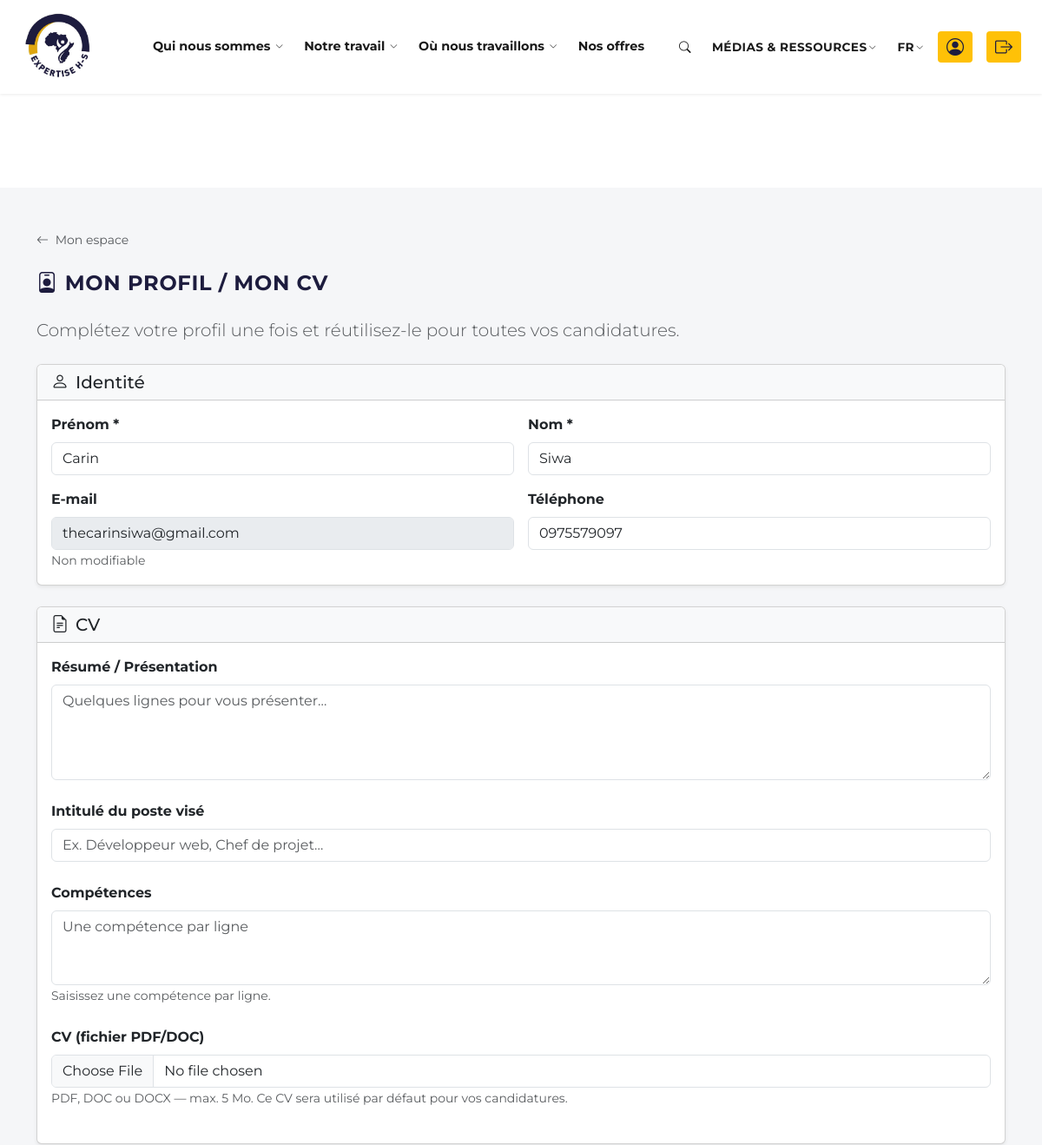
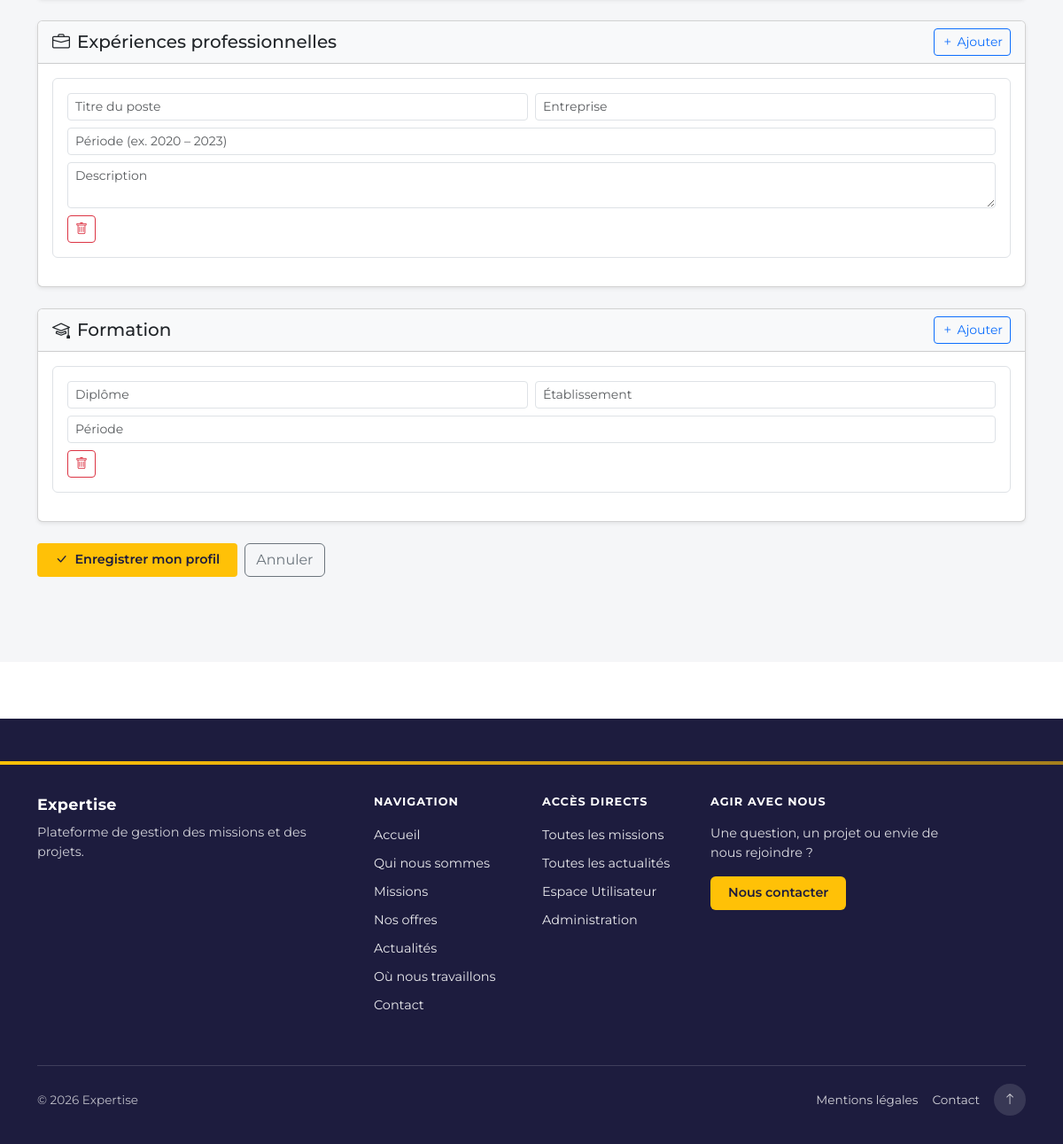
Page /client/profile.php (signed in) on the committed database (2 pictures, top to bottom).
### tables this page shows
CREATE TABLE `user` (
  `id` int UNSIGNED NOT NULL,
  `organisation_id` int UNSIGNED DEFAULT NULL,
  `email` varchar(255) NOT NULL,
  `password_hash` varchar(255) DEFAULT NULL,
  `first_name` varchar(100) NOT NULL,
  `last_name` varchar(100) NOT NULL,
  `phone` varchar(50) DEFAULT NULL,
  `avatar_url` varchar(500) DEFAULT NULL,
  `is_active` tinyint(1) NOT NULL DEFAULT '1',
  `email_verified_at` timestamp NULL DEFAULT NULL,
  `last_login_at` timestamp NULL DEFAULT NULL,
  `created_at` timestamp NULL DEFAULT CURRENT_TIMESTAMP,
  `updated_at` timestamp NULL DEFAULT CURRENT_TIMESTAMP ON UPDATE CURRENT_TIMESTAMP
);

### client/profile.php (the view, shortened to what this page needs)
<?php
require_once __DIR__ . '/inc/db.php';
$clientId = (int) ($_SESSION['client_id'] ?? 0);
$user = null;
$profile = null;
if ($pdo) {
    $stmt = $pdo->prepare("SELECT id, first_name, last_name, email, phone FROM user WHERE id = ?");
    $stmt->execute([$clientId]);
    $user = $stmt->fetch(PDO::FETCH_OBJ);
    $stmt = $pdo->prepare("SELECT id, user_id, bio, job_title, skills FROM profile WHERE user_id = ?");
    $stmt->execute([$clientId]);
    $profile = $stmt->fetch(PDO::FETCH_OBJ);
    if (!$profile && $pdo) {
        $profile = (object)[
            'id' => null,
            'user_id' => $clientId,
            'bio' => '',
            'job_title' => '',
            'skills' => null,
            'cv_path' => null,
            'experience' => null,
            'education' => null,
        ];
    }
}
$experiences_data = [];
$educations_data = [];
if (empty($experiences_data)) $experiences_data = [['titre' => '', 'entreprise' => '', 'periode' => '', 'description' => '']];
if (empty($educations_data)) $educations_data = [['diplome' => '', 'etablissement' => '', 'periode' => '']];
$skills_text = '';
require __DIR__ . '/../inc/head.php';
require __DIR__ . '/../inc/header.php';
?>
    <section class="client-dashboard py-5">
        <div class="container">
            <nav aria-label="Fil d'Ariane" class="mb-4">
                <a href="<?= htmlspecialchars($baseUrl) ?>client/" class="text-muted text-decoration-none small"><i class="bi bi-arrow-left me-1"></i> Mon espace</a>
            </nav>
            <h1 class="section-heading mb-4"><i class="bi bi-person-badge me-2"></i>Mon profil / Mon CV</h1>
            <p class="lead text-muted mb-4">Complétez votre profil une fois et réutilisez-le pour toutes vos candidatures.</p>
            <form method="POST" action="" enctype="multipart/form-data" class="mb-5">
                <div class="card shadow-sm mb-4">
                    <div class="card-header bg-light">
                        <h5 class="mb-0"><i class="bi bi-person me-2"></i>Identité</h5>
                    </div>
                    <div class="card-body">
                        <div class="row g-3">
                            <div class="col-md-6">
                                <label class="form-label fw-bold">Prénom *</label>
                                <input type="text" name="first_name" class="form-control" value="<?= htmlspecialchars($user->first_name ?? '') ?>" required>
                            </div>
                            <div class="col-md-6">
                                <label class="form-label fw-bold">Nom *</label>
                                <input type="text" name="last_name" class="form-control" value="<?= htmlspecialchars($user->last_name ?? '') ?>" required>
                            </div>
                            <div class="col-md-6">
                                <label class="form-label fw-bold">E-mail</label>
                                <input type="email" class="form-control" value="<?= htmlspecialchars($user->email ?? '') ?>" readonly disabled>
                                <small class="text-muted">Non modifiable</small>
                            </div>
                            <div class="col-md-6">
                                <label class="form-label fw-bold">Téléphone</label>
                                <input type="text" name="phone" class="form-control" value="<?= htmlspecialchars($user->phone ?? '') ?>" placeholder="+33 6 12 34 56 78">
                            </div>
                        </div>
                    </div>
                </div>
                <div class="card shadow-sm mb-4">
                    <div class="card-header bg-light">
                        <h5 class="mb-0"><i class="bi bi-file-earmark-text me-2"></i>CV</h5>
                    </div>
                    <div class="card-body">
                        <div class="mb-4">
                            <label class="form-label fw-bold">Résumé / Présentation</label>
                            <textarea name="bio" class="form-control" rows="4" placeholder="Quelques lignes pour vous présenter…"><?= htmlspecialchars($profile->bio ?? '') ?></textarea>
                        </div>
                        <div class="mb-4">
                            <label class="form-label fw-bold">Intitulé du poste visé</label>
                            <input type="text" name="job_title" class="form-control" value="<?= htmlspecialchars($profile->job_title ?? '') ?>" placeholder="Ex. Développeur web, Chef de projet…">
                        </div>
                        <div class="mb-4">
                            <label class="form-label fw-bold">Compétences</label>
                            <textarea name="skills" class="form-control" rows="3" placeholder="Une compétence par ligne"><?= htmlspecialchars($skills_text) ?></textarea>
                            <small class="text-muted">Saisissez une compétence par ligne.</small>
                        </div>
                        <div class="mb-4">
                            <label class="form-label fw-bold">CV (fichier PDF/DOC)</label>
                            <input type="file" name="cv" class="form-control" accept=".pdf,.doc,.docx">
                            <small class="text-muted">PDF, DOC ou DOCX — max. 5 Mo. Ce CV sera utilisé par défaut pour vos candidatures.</small>
                        </div>
                    </div>
                </div>
                <div class="card shadow-sm mb-4">
                    <div class="card-header bg-light d-flex justify-content-between align-items-center">
                        <h5 class="mb-0"><i class="bi bi-briefcase me-2"></i>Expériences professionnelles</h5>
                        <button type="button" class="btn btn-sm btn-outline-primary" id="addExperience"><i class="bi bi-plus"></i> Ajouter</button>
                    </div>
                    <div class="card-body" id="experienceList">
                        <?php foreach ($experiences_data as $i => $exp): ?>
                        <div class="experience-block border rounded p-3 mb-3">
                            <div class="row g-2">
                                <div class="col-md-6"><input type="text" name="experience[<?= $i ?>][titre]" class="form-control form-control-sm" placeholder="Titre du poste" value="<?= htmlspecialchars($exp['titre'] ?? '') ?>"></div>
                                <div class="col-md-6"><input type="text" name="experience[<?= $i ?>][entreprise]" class="form-control form-control-sm" placeholder="Entreprise" value="<?= htmlspecialchars($exp['entreprise'] ?? '') ?>"></div>
                                <div class="col-12"><input type="text" name="experience[<?= $i ?>][periode]" class="form-control form-control-sm" placeholder="Période (ex. 2020 – 2023)" value="<?= htmlspecialchars($exp['periode'] ?? '') ?>"></div>
                                <div class="col-12"><textarea name="experience[<?= $i ?>][description]" class="form-control form-control-sm" rows="2" placeholder="Description"><?= htmlspecialchars($exp['description'] ?? '') ?></textarea></div>
                            </div>
                            <button type="button" class="btn btn-sm btn-outline-danger mt-2 remove-experience"><i class="bi bi-trash"></i></button>
                        </div>
                        <?php endforeach; ?>
                    </div>
                </div>
                <div class="card shadow-sm mb-4">
                    <div class="card-header bg-light d-flex justify-content-between align-items-center">
                        <h5 class="mb-0"><i class="bi bi-mortarboard me-2"></i>Formation</h5>
                        <button type="button" class="btn btn-sm btn-outline-primary" id="addEducation"><i class="bi bi-plus"></i> Ajouter</button>
                    </div>
                    <div class="card-body" id="educationList">
                        <?php foreach ($educations_data as $i => $edu): ?>
                        <div class="education-block border rounded p-3 mb-3">
                            <div class="row g-2">
                                <div class="col-md-6"><input type="text" name="education[<?= $i ?>][diplome]" class="form-control form-control-sm" placeholder="Diplôme" value="<?= htmlspecialchars($edu['diplome'] ?? '') ?>"></div>
                                <div class="col-md-6"><input type="text" name="education[<?= $i ?>][etablissement]" class="form-control form-control-sm" placeholder="Établissement" value="<?= htmlspecialchars($edu['etablissement'] ?? '') ?>"></div>
                                <div class="col-12"><input type="text" name="education[<?= $i ?>][periode]" class="form-control form-control-sm" placeholder="Période" value="<?= htmlspecialchars($edu['periode'] ?? '') ?>"></div>
                            </div>
                            <button type="button" class="btn btn-sm btn-outline-danger mt-2 remove-education"><i class="bi bi-trash"></i></button>
                        </div>
                        <?php endforeach; ?>
                    </div>
                </div>
                <div class="d-flex gap-2">
                    <button type="submit" class="btn btn-read-more"><i class="bi bi-check-lg me-2"></i>Enregistrer mon profil</button>
                    <a href="<?= htmlspecialchars($baseUrl) ?>client/" class="btn btn-outline-secondary">Annuler</a>
                </div>
            </form>
        </div>
    </section>
<?php require __DIR__ . '/../inc/footer.php'; ?>

### inc/style.css (style rules this page uses)
:root { --msf-red: #FFC107; --msf-yellow: #FFC107; --msf-blue-dark: #1D1C3E; --msf-dark: #1D1C3E; --pam-blue: #0071BC; --msf-dark-nav: #2d2d4e; --msf-font: "Montserrat", -apple-system, BlinkMacSystemFont, "Segoe UI", sans-serif; --msf-nav-font: "Montserrat", -apple-system, BlinkMacSystemFont, sans-serif; }
* { font-family: var(--msf-font); }
body, html { font-family: var(--msf-font); margin: 0; padding: 0; padding-top: 108px; overflow-x: hidden; }
[class^="bi-"], [class*=" bi-"] { font-family: "bootstrap-icons" !important; }
.btn-read-more { background: var(--msf-yellow); color: var(--msf-blue-dark); border: none; border-radius: 4px; padding: 0.5rem 1.25rem; font-size: 0.9rem; font-weight: 600; }
.section-heading { font-size: 1.5rem; font-weight: 700; color: var(--msf-blue-dark); margin-bottom: 1.5rem; text-transform: uppercase; letter-spacing: 0.03em; }
.client-dashboard { background: #f5f6f8; }

### rows in the picture
user: first_name "Carin", last_name "Siwa", email "thecarinsiwa@gmail.com", phone "0975579097"

### other values in the picture
$footerOrgName "Expertise"
